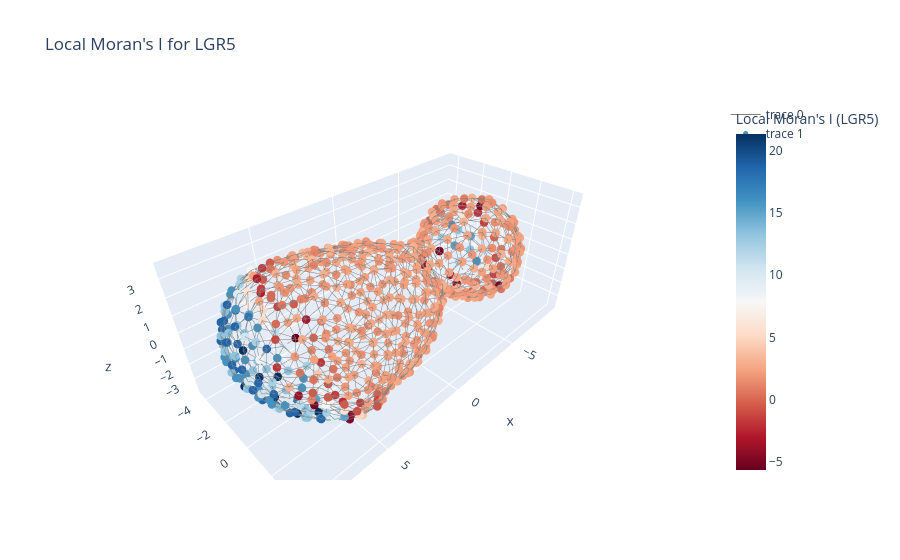
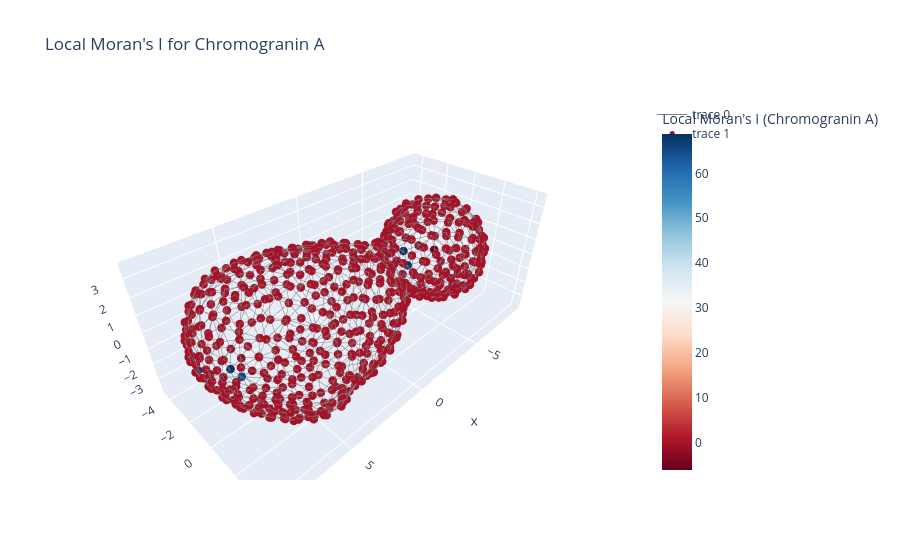

The code cell stored with these charts, in order, in its notebook:
### Code cell
# 5. Plot local Moran’s I in 3D
for j, marker in enumerate(field_names_valid[:3]):  # first 3 valid markers
    node_color = local_I_obs[:, j]
    node_color = np.nan_to_num(node_color)  # replace NaN with 0 for plotting
    fig = go.Figure()
    edge_x, edge_y, edge_z = [], [], []
    for i, k in cell_graph.edges():
        edge_x += [centroids[i, 0], centroids[k, 0], None]
        edge_y += [centroids[i, 1], centroids[k, 1], None]
        edge_z += [centroids[i, 2], centroids[k, 2], None]
    edge_trace = go.Scatter3d(x=edge_x, y=edge_y, z=edge_z, mode='lines', line=dict(width=1, color='gray'))
    node_trace = go.Scatter3d(
        x=centroids[:, 0], y=centroids[:, 1], z=centroids[:, 2],
        mode='markers',
        marker=dict(size=5, color=node_color, colorscale='RdBu', colorbar=dict(title=f"Local Moran's I ({marker})")),
        text=[f"Cell {i}" for i in range(len(centroids))], hoverinfo='text'
    )
    fig.add_trace(edge_trace)
    fig.add_trace(node_trace)
    fig.update_layout(title=f"Local Moran's I for {marker}", scene=dict(aspectmode='data'))
    fig.show()

### Figure 1 — Plotly figure (JSON) as saved in the notebook; plotly's stock layout.template omitted (floating-point values rounded to 4 significant figures; data arrays with more than 128 entries replaced by an {"elided": "..."} marker saying what was removed)
{"data": [{"line": {"color": "gray", "width": 1}, "mode": "lines", "type": "scatter3d", "x": {"elided": "5304 float values"}, "y": {"elided": "5304 float values"}, "z": {"elided": "5304 float values"}}, {"hoverinfo": "text", "marker": {"color": {"elided": "590 float values"}, "colorbar": {"title": {"text": "Local Moran's I (LGR5)"}}, "colorscale": [[0, "rgb(103,0,31)"], [0.1, "rgb(178,24,43)"], [0.2, "rgb(214,96,77)"], [0.3, "rgb(244,165,130)"], [0.4, "rgb(253,219,199)"], [0.5, "rgb(247,247,247)"], [0.6, "rgb(209,229,240)"], [0.7, "rgb(146,197,222)"], [0.8, "rgb(67,147,195)"], [0.9, "rgb(33,102,172)"], [1, "rgb(5,48,97)"]], "size": 5}, "mode": "markers", "text": {"elided": "590 str values"}, "type": "scatter3d", "x": {"elided": "590 float values"}, "y": {"elided": "590 float values"}, "z": {"elided": "590 float values"}}], "layout": {"scene": {"aspectmode": "data"}, "title": {"text": "Local Moran's I for LGR5"}}}

### Figure 2 — Plotly figure (JSON) as saved in the notebook; plotly's stock layout.template omitted (floating-point values rounded to 4 significant figures; data arrays with more than 128 entries replaced by an {"elided": "..."} marker saying what was removed)
{"data": [{"line": {"color": "gray", "width": 1}, "mode": "lines", "type": "scatter3d", "x": {"elided": "5304 float values"}, "y": {"elided": "5304 float values"}, "z": {"elided": "5304 float values"}}, {"hoverinfo": "text", "marker": {"color": {"elided": "590 float values"}, "colorbar": {"title": {"text": "Local Moran's I (Chromogranin A)"}}, "colorscale": [[0, "rgb(103,0,31)"], [0.1, "rgb(178,24,43)"], [0.2, "rgb(214,96,77)"], [0.3, "rgb(244,165,130)"], [0.4, "rgb(253,219,199)"], [0.5, "rgb(247,247,247)"], [0.6, "rgb(209,229,240)"], [0.7, "rgb(146,197,222)"], [0.8, "rgb(67,147,195)"], [0.9, "rgb(33,102,172)"], [1, "rgb(5,48,97)"]], "size": 5}, "mode": "markers", "text": {"elided": "590 str values"}, "type": "scatter3d", "x": {"elided": "590 float values"}, "y": {"elided": "590 float values"}, "z": {"elided": "590 float values"}}], "layout": {"scene": {"aspectmode": "data"}, "title": {"text": "Local Moran's I for Chromogranin A"}}}
